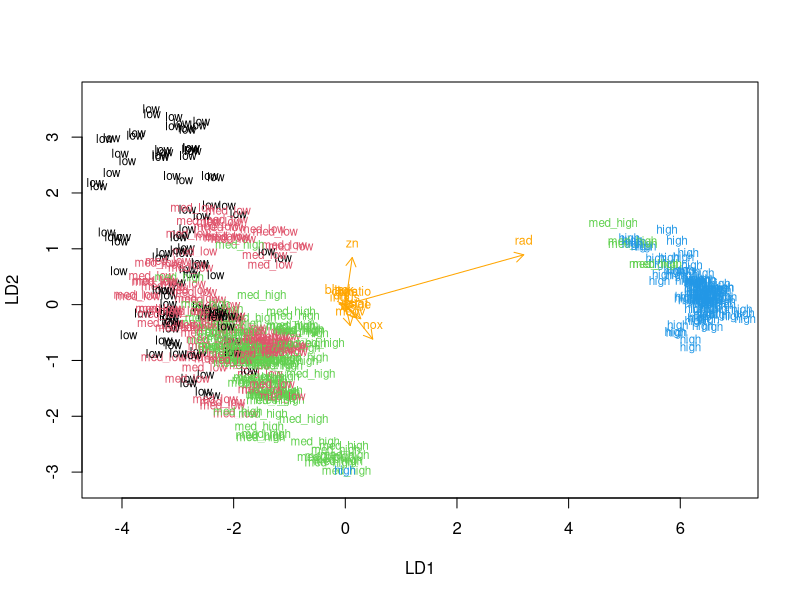
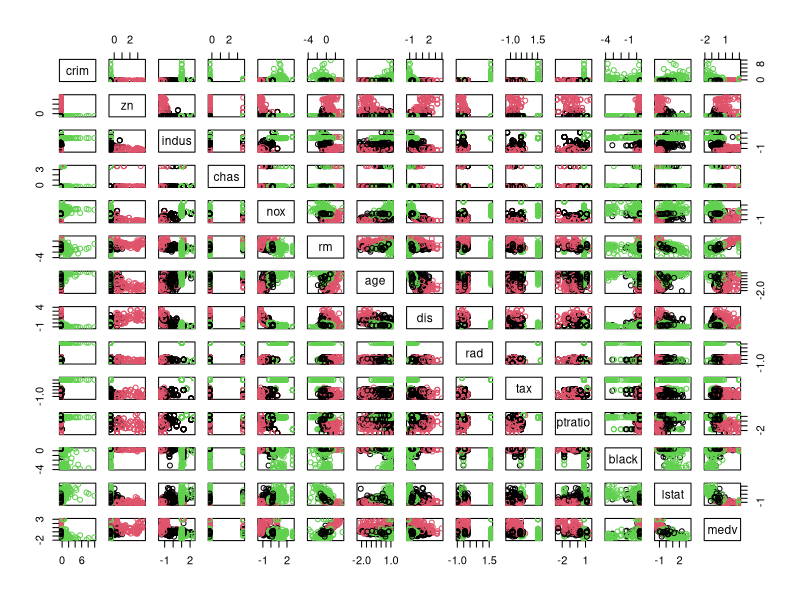

Write R code to recreate these figures, in order.
## ---- chunk 1

# access the MASS package
library(MASS)

# load the data
data("Boston")

# center and standardize variables
boston_scaled <- scale(Boston)

# summaries of the scaled variables
summary(boston_scaled)

# class of the boston_scaled object
class(boston_scaled)

# change the object to data frame
boston_scaled <- as.data.frame(boston_scaled)

# summary of the scaled crime rate
summary(boston_scaled$crim)

# create a quantile vector of crim and print it
bins <- quantile(boston_scaled$crim)
bins

# create a categorical variable 'crime'
crime <- cut(boston_scaled$crim, breaks = bins, include.lowest = TRUE, labels = c("low", "med_low", "med_high", "high"))

# look at the table of the new factor crime
table(crime)

# remove original crim from the dataset
boston_scaled <- dplyr::select(boston_scaled, -crim)

# add the new categorical value to scaled data
boston_scaled <- data.frame(boston_scaled, crime)

# number of rows in the Boston dataset 
n <- nrow(boston_scaled)

# choose randomly 80% of the rows
ind <- sample(n,  size = n * 0.8)

# create train set
train <- boston_scaled[ind,]

# create test set 
test <- boston_scaled[-ind,]

# save the correct classes from test data
correct_classes <- test$crime

# remove the crime variable from test data
test <- dplyr::select(test, -crime)

## ---- chunk 2
# linear discriminant analysis
lda.fit <- lda(crime ~ ., data = train)

# print the lda.fit object
lda.fit

# the function for lda biplot arrows
lda.arrows <- function(x, myscale = 1, arrow_heads = 0.1, color = "orange", tex = 0.75, choices = c(1,2)){
  heads <- coef(x)
  arrows(x0 = 0, y0 = 0, 
         x1 = myscale * heads[,choices[1]], 
         y1 = myscale * heads[,choices[2]], col=color, length = arrow_heads)
  text(myscale * heads[,choices], labels = row.names(heads), 
       cex = tex, col=color, pos=3)
}

# target classes as numeric
classes <- as.numeric(train$crime)

# plot the lda results
plot(lda.fit, dimen = 2, col = classes, pch = classes)
lda.arrows(lda.fit, myscale = 1)

# predict classes with test data
lda.pred <- predict(lda.fit, newdata = test)

# cross tabulate the results
table(correct = correct_classes, predicted = lda.pred$class)

## ---- chunk 3
# load MASS and Boston
library(MASS)
data('Boston')

# center and standardize variables
boston_scaled <- scale(Boston)

# euclidean distance matrix
dist_eu <- dist(boston_scaled)

# look at the summary of the distances
summary(dist_eu)

# manhattan distance matrix
dist_man <- dist(boston_scaled, method = 'manhattan')

# look at the summary of the distances
summary(dist_man)

# k-means clustering
km <-kmeans(boston_scaled, centers = 3)

# plot the Boston dataset with clusters
pairs(boston_scaled, col = km$cluster)

